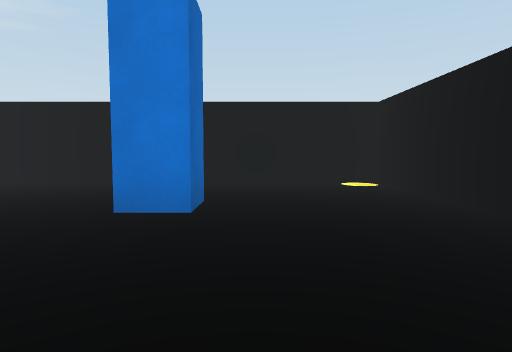
[1] (above)

16 first-person views from a walk through a scene from a Unity 3-D project. The camera is 1.2 m above the floor, tilts 4° down and sees 75° across. The floor is counted in squares, 2 m on a side. Each view is taken from the middle of a square. On the plan, view 1 faces up. The plan holds only what a view shows up to about 10 squares ahead; the rest is blank. The place goes on beyond the plan. The player is left out.

[2]
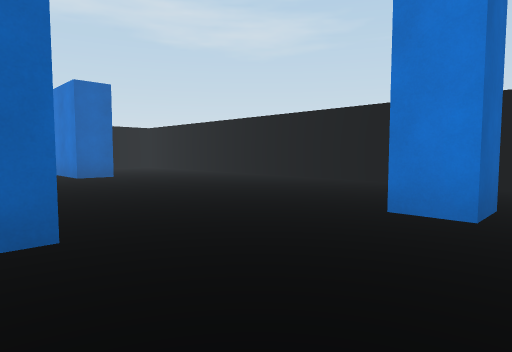

[3]
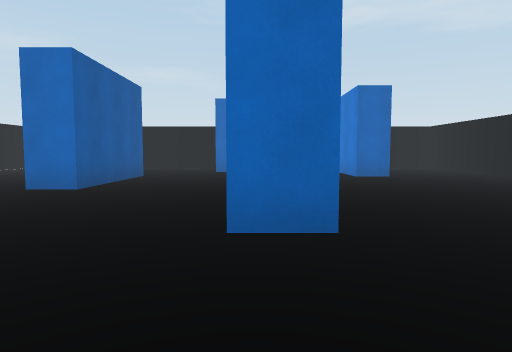

[4]
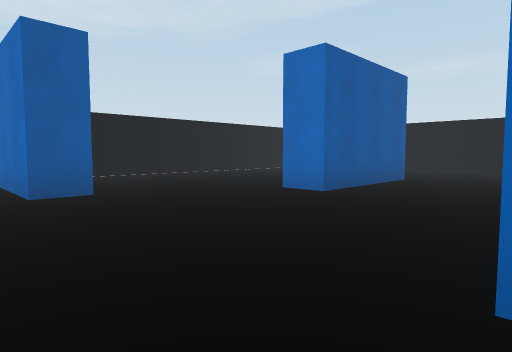

[5]
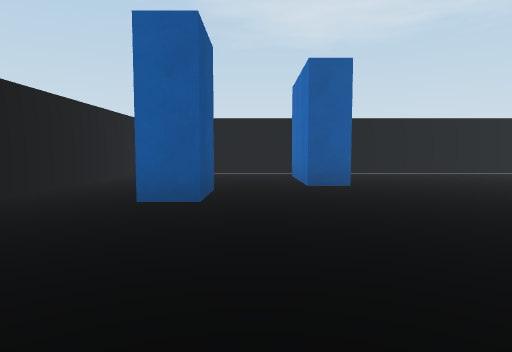

[6]
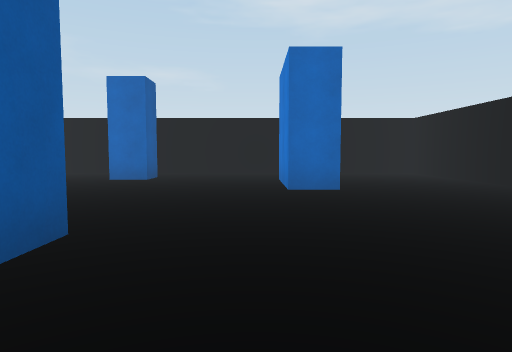

[7]
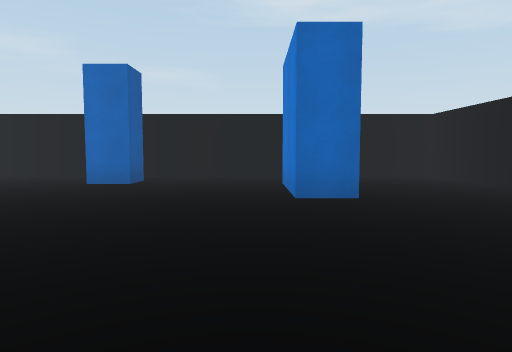

[8]
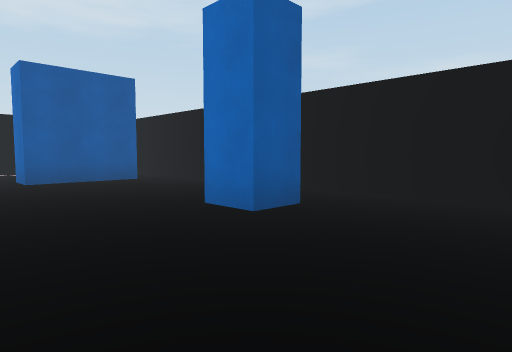

[9]
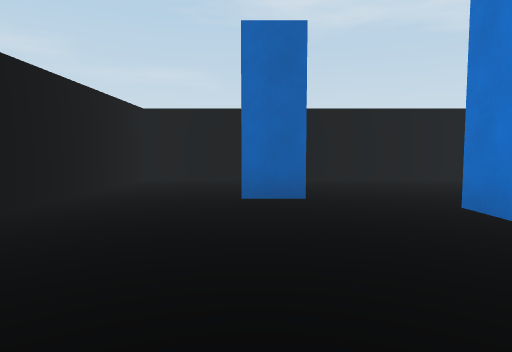

[10]
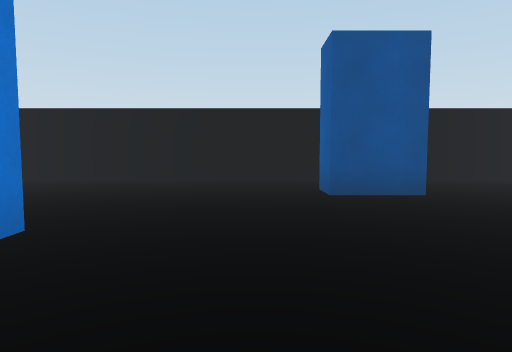

[11]
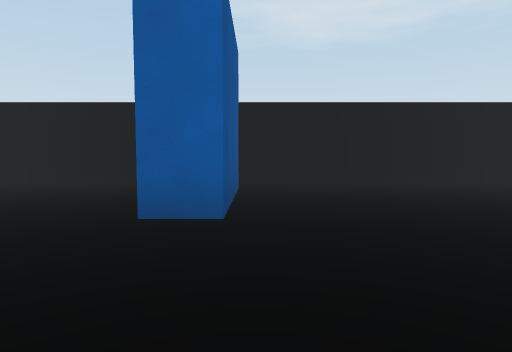

[12]
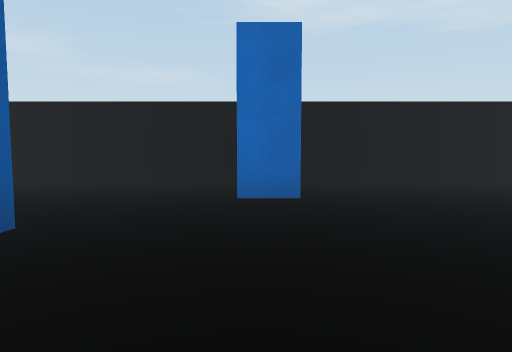

[13]
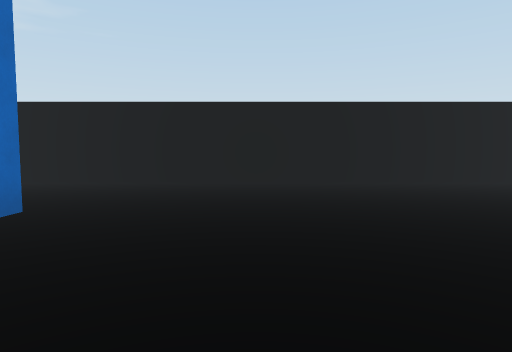

[14]
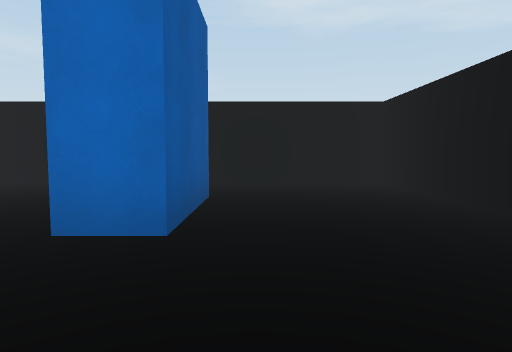

[15]
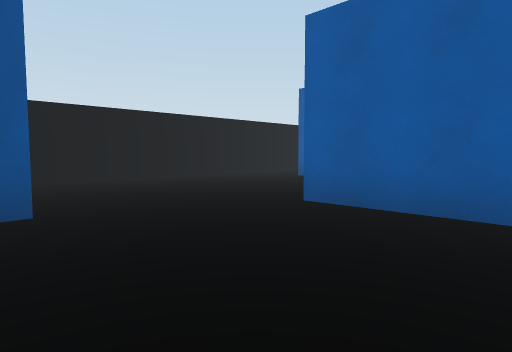

[16]
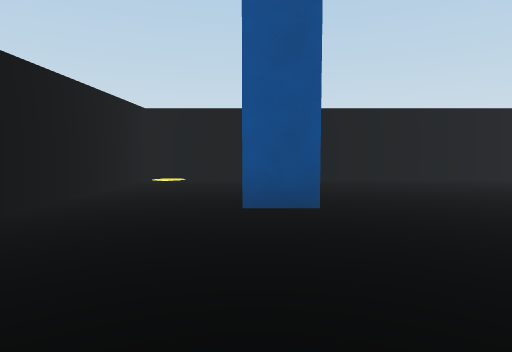

### Floor plan
Ten units are one square. View 1 is at (0, 0); x grows to the right and y downward. Boxes are objects, and circles mark ways between rooms. Rooms are numbered by the first view taken in them; rooms with no view inside come last. Other rooms are left out.
<svg viewBox="-129 -69 157 159">
<path fill="none" stroke="#000" d="M-55 -6 -25 -6 -25 2M-79 37 -86 37M-86 29 -54 29 -54 38M-3 45 -3 29 5 29M-112 4 -104 4 -104 12M-6 -42 -6 -33 -14 -33 -14 -42M-27 76 -27 50 -19 50 -19 76M-106 -34 -84 -34 -84 -25 -106 -25M-115 53 -93 53 -93 62M-114 85 20 85M23 82 23 -64 -124 -64 -124 65M-124 65 -124 85 -114 85"/>
<circle cx="-105" cy="75" r="3" fill="#2a7"/>
<circle cx="-120" cy="60" r="3" fill="#2a7"/>
<text x="-50" y="10">1</text>
<text x="-120" y="70">2</text>
</svg>
Room 1 opens to room 2.

Where each view was taken, in squares from view 1:
view 1: 0 up, 0 right, facing up
view 2: 0 up, 0 right, facing up-left
view 3: 0 up, 0 right, facing left
view 4: 0 up, 1 left, facing down-left
view 5: 1 up, 1 left, facing down
view 6: 2 up, 3 left, facing left
view 7: 2 up, 4 left, facing left
view 8: 2 up, 8 left, facing down-left
view 9: 6 down, 5 left, facing left
view 10: 2 down, 5 left, facing right
view 11: 2 down, 3 left, facing down
view 12: 1 down, 6 left, facing left
view 13: 0 up, 6 left, facing up
view 14: 4 up, 6 left, facing left
view 15: 4 up, 5 left, facing down-right
view 16: 4 up, 5 left, facing right
